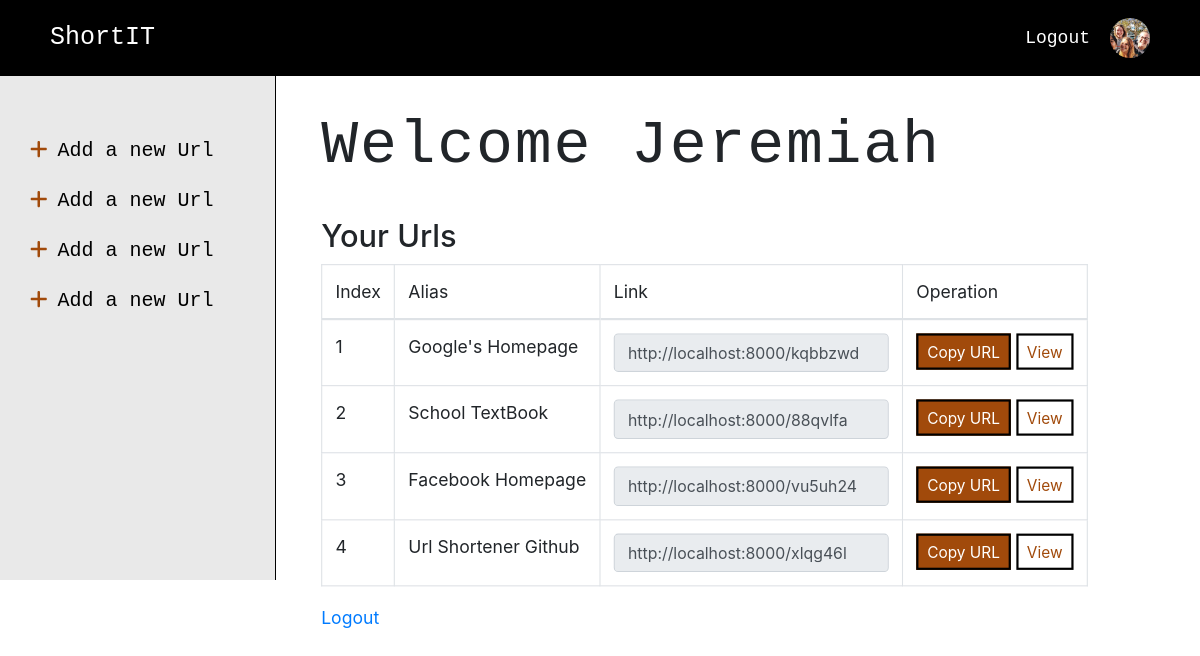
Before: / (signed in) with the older database file.
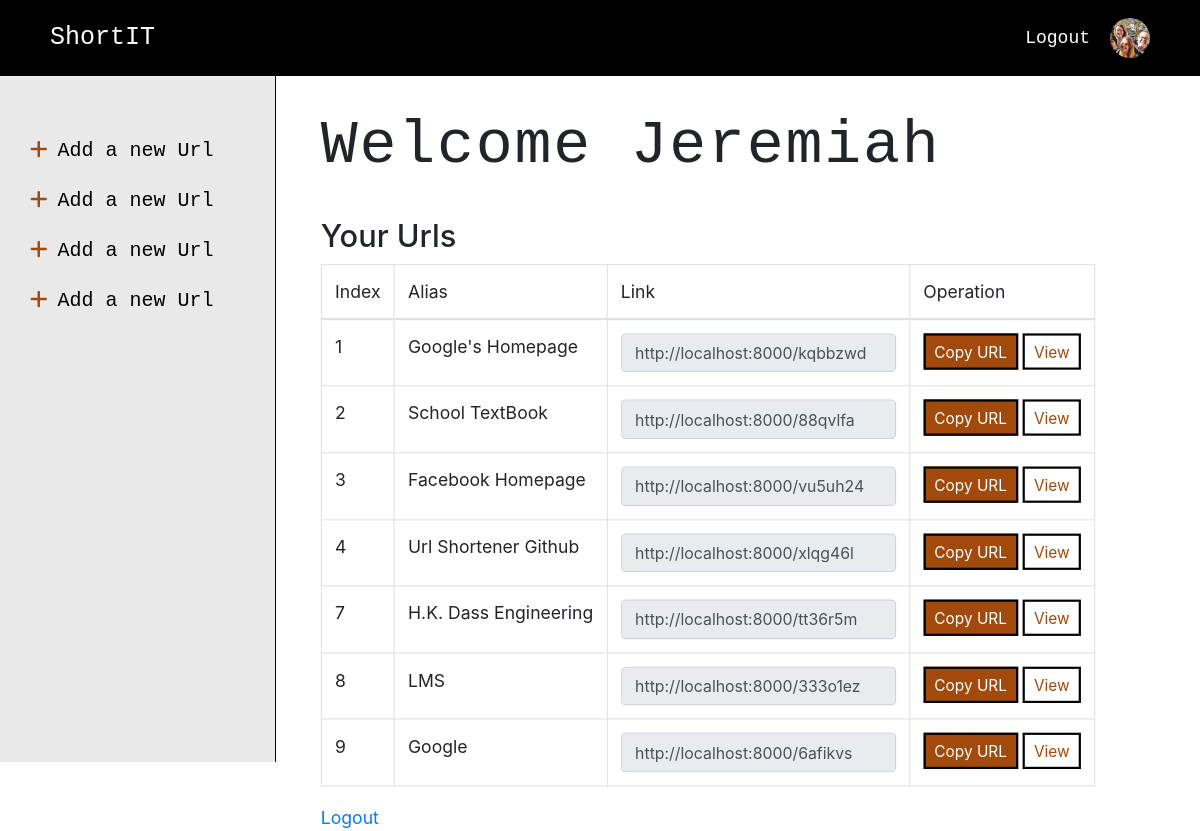
After: the same page with the newer database file.
### shortener/models.py (models this page shows)
class User(AbstractUser):
  pass

class Url(models.Model):
  redirectToUrl = models.TextField()
  createdUrl = models.TextField(blank = True)
  visits = models.IntegerField(default = 0)
  alias = models.CharField(unique = True, max_length = 20)
  text_to_remember = models.CharField(max_length = 20)
  creator = models.ForeignKey(to = User, on_delete= models.CASCADE, related_name = 'urls', blank = True, null =True)

### shortener/views.py (the view)
# urls.py: path('', views.index, name='dashboard'),
def index(request):
    if not request.user.is_authenticated:
        return HttpResponseRedirect(reverse('login'))
    return render(request, 'dashboard.html', context={'urls': request.user.urls.all().reverse()})

### shortener/templates/dashboard.html (shortened to what this page needs)
{% extends 'layout.html' %}
{% block body %}
<div class = 'other'>
  <h1>Welcome {{user.first_name}}</h1>
  <br>
  <h3>Your Urls</h3>
  <table class = 'table table-bordered table-hover w-100'>
    <thead>
      <td>Index</td>
      <td>Alias</td>
      <td>Link</td>
      <td>Operation</td>
    </thead>
    <tbody>
      {% for url in urls %}
      <tr id = {{url.id}}>
        <td>{{url.id}}</td>
        <td>{{url.text_to_remember}}</td>
        <td><input class = 'form-control small' readonly value = '{{url.createdUrl}}'/></td>
        <td>
          <button class = 'btn-primary btn-sm btn'>Copy URL</button>
          <a class = 'btn-success btn-sm btn' href = {{ url.redirectToUrl }} target = '_blank' noreffernoopener>View</a>
        </td>
      </tr>
      {% empty %}
      <li class = 'mb-3'>You have created no urls yet, <a href = "{% url 'new_url' %}">shorten a URL</a></li>
      {% endfor %}
    </tbody>
  </table>
  <a href = "{% url 'logout' %}">Logout</a>
</div>
{% endblock%}

### shortener/templates/layout.html (shortened to what this page needs)
{% load static %}
<!DOCTYPE html>
<html lang="en">
<head>
  <link rel = 'stylesheet' type = 'text/css' href = {% static 'bootstrap.css' %}>
  <link rel = 'stylesheet' type="text/css" href = {% static 'style.css' %}>
</head>
<body>
  <header class = 'header'>
    <a href = {% url 'dashboard' %} class = 'logo'>ShortIT</a>
    <div class = 'profile_image d-flex align-items-center'>
      {% if user.username %}
        <a href = {% url 'logout' %}>Logout</a>
        <img src={% static 'profile.jpeg' %} alt = 'profile picture'>
      {% endif %}
    </div>
  </header>
  <section id = 'section-2'>
    {% if user.username %}
    <div class = 'dashboard'>
      <ul class = 'list-items'>
        <li class = 'list-item'><i class = 'fa fa-plus'></i><a class = 'list-item' href = "{% url 'new_url' %}">Add a new Url</a></li>
        <li class = 'list-item'><i class = 'fa fa-plus'></i><a class = 'list-item' href = "{% url 'new_url' %}">Add a new Url</a></li>
        <li class = 'list-item'><i class = 'fa fa-plus'></i><a class = 'list-item' href = "{% url 'new_url' %}">Add a new Url</a></li>
        <li class = 'list-item'><i class = 'fa fa-plus'></i><a class = 'list-item' href = "{% url 'new_url' %}">Add a new Url</a></li>
      </ul>
    </div>
    {% endif %}
    {% block body%}{% endblock %}
  </section>
</body>
</html>

### shortener/static/style.css (style rules this page uses)
* { margin: 0; padding: 0; box-sizing: border-box; }
.small { font-size: 0.9rem; }
.header { padding: 18px 50px; background-color: black; color: white; font-size: 18px; font-family: "Courier New", Courier, monospace; display: flex; justify-content: space-between; align-items: center; }
.header a { color: white; }
.logo { font-size: 25px; font-style: none; }
.d-flex { display: flex; }
.align-items-center { align-items: center; }
.profile_image img { width: 40px; height: 40px; object-fit: cover; object-position: center; margin-left: 20px; border-radius: 50%; }
input { outline: none; }
#section-2 { display: flex; }
.dashboard, .other { padding-top: 30px; }
.dashboard { background-color: rgb(233, 233, 233); width: 23%; border-right: 1px solid black; color: black; margin-right: 40px; }
.other { margin-left: 40px; transform: scale(1.1); transform-origin: top; }
.list-items { padding: 30px; font-size: 20px; list-style: none; font-family: "Courier New", Courier, monospace; }
.list-item svg { color: rgb(161, 74, 11); }
.list-item { margin-bottom: 20px; cursor: pointer; color: black; text-decoration: none; }
h1 { font-size: 3.5rem; font-family: "Courier New", Courier, monospace; font-weight: lighter; letter-spacing: 0.1rem; }
svg { margin-right: 10px; }
input, button:not(.btn) { padding: 10px; border: 2px solid black; }
.btn { border-radius: 0 !important; border: 2px solid black !important; box-shadow: none !important; }
.btn-primary { background: rgb(161, 74, 11); color: white; }
.btn:not(.btn-primary) { background: white; color: rgb(161, 74, 11); }

Changed rows visible on the page:
added Url: id "7", text_to_remember "H.K. Dass Engineering", createdUrl "http://localhost:8000/tt36r5m"
added Url: id "8", text_to_remember "LMS", createdUrl "http://localhost:8000/333o1ez"
added Url: id "9", text_to_remember "Google", createdUrl "http://localhost:8000/6afikvs"
